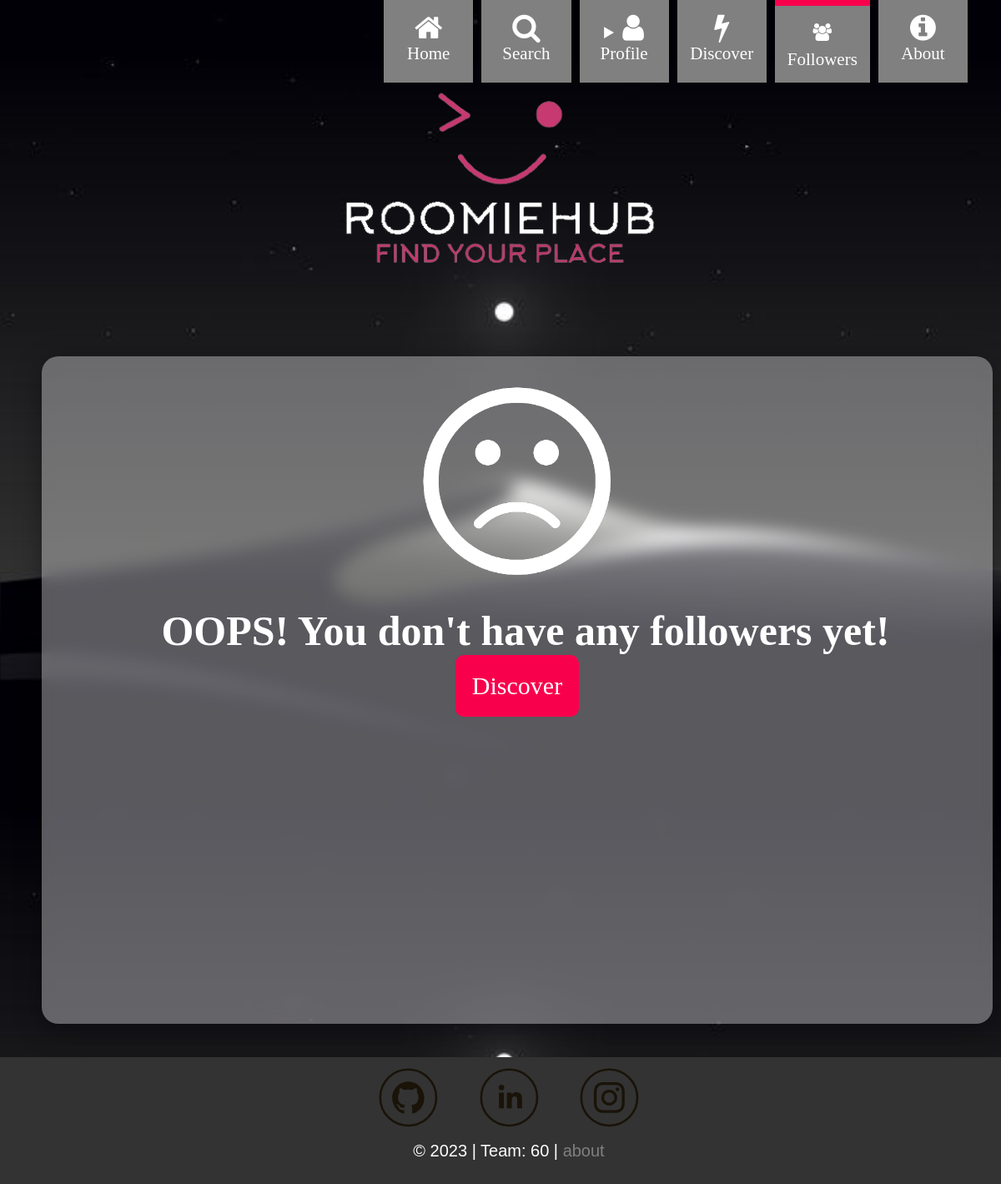
/followers (signed in), run on an earlier commit of the app's database.
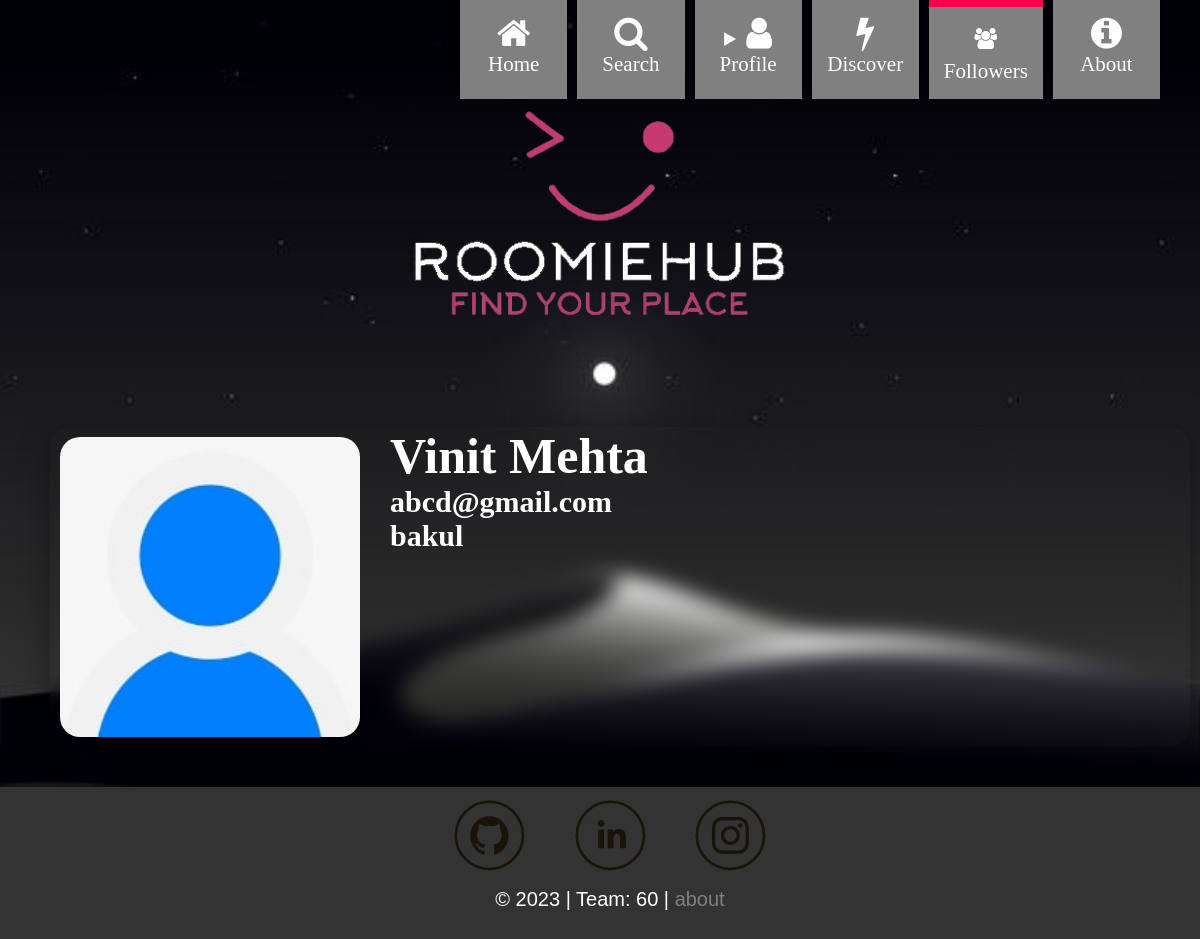
And on a later commit of the database.
### app.py (models this page shows, shortened)
class User(db.Model, UserMixin):
    id = db.Column(db.Integer, primary_key=True)
    name = db.Column(db.String(50), nullable=False)
    username = db.Column(db.String(20), unique=True, nullable=False)
    email = db.Column(db.String(120), unique=True, nullable=False)
    year = db.Column(db.String(3), nullable=False)
    course = db.Column(db.String(3), nullable=False)
    gender = db.Column(db.String(1), nullable=False)
    profile_photo = db.Column(db.String(20), nullable=False, default='default.jpg')
    have_breakfast = db.Column(db.String(1), nullable=False)
    exercise = db.Column(db.String(1), nullable=False)
    meditate = db.Column(db.String(1), nullable=False)
    intro_extro = db.Column(db.String(9), nullable=False)
    smoke = db.Column(db.String(1), nullable=False)
    drink = db.Column(db.String(1), nullable=False)
    present_hostel = db.Column(db.String(5), nullable=False)
    preferred_hostel = db.Column(db.String(5), nullable=False)
    password = db.Column(db.String(60), nullable=False)
    date_time = db.Column(db.DateTime, nullable=False, default=datetime.utcnow)
    content = db.Column(db.Text, nullable=False)
    roommate_pref1 = db.Column(db.Integer, nullable=False, default=-1)
    roommate_pref2 = db.Column(db.Integer, nullable=False, default=-1)
    roommate_pref3 = db.Column(db.Integer, nullable=False, default=-1)

### app.py (the view)
@app.route('/followers', methods=['GET', 'POST'])
def followers():
    if current_user.is_authenticated:
        list_of_followers = []
        users = User.query.all()
        for user in users:
            if current_user.id in [user.roommate_pref1, user.roommate_pref2, user.roommate_pref3]:
                list_of_followers.append(user)
        return render_template('Main-Pages/followers.html', followers = list_of_followers)
    else:
        flash('You need to first login to access that page', 'danger')
        return redirect(url_for('signInEmail'))

### app.py (called while the page is built)
@login_manager.user_loader
def load_user(user_id):
    return User.query.get(int(user_id))

### templates/Main-Pages/followers.html (shortened to what this page needs)
{% extends "Layouts/main-layout.html" %}
{% block css %}
<link rel="stylesheet" type="text/css"
href="https://cdnjs.cloudflare.com/ajax/libs/font-awesome/4.7.0/css/font-awesome.min.css">
<link rel="stylesheet" type="text/css" href="{{ url_for('static', filename='CSS/index.css') }}">
<link rel="stylesheet" type="text/css" href="{{ url_for('static', filename='CSS/followers.css') }}">
{%endblock css %}
{% block content %}
    {% if followers %}
        <div class="block">
            {% for user in followers %}
            <div class="row">
            <a href="{{ url_for('open_user_profile', username=user.username) }}" class="a-tag">
                <div class="col">
                <img src="{{ url_for('static', filename='Media/profile_pictures/' + user.profile_photo) }}" alt="" class="image">
                </div>
                <div class="col">
                <h1>{{ user.name }}</h1>
                <h2>{{ user.username }}</h2>
                <h2>{{ user.preferred_hostel }}</h2>
                </div>
            </a>
            </div>
            {% endfor %}
        </div>
    {% else %}
        <div class="oops">
            <img src="{{ url_for('static', filename='Media/oops.png') }}" alt="OOPS!">
            <h1 class="oops-h1">OOPS! You don't have any followers yet!</h1>
            <a href="{{ url_for('discover') }}">
                <div class="dis-btn">
                    Discover
                </div>
            </a>
        </div>
    {% endif %}
{% endblock content %}

### templates/Layouts/main-layout.html (shortened to what this page needs)
<!DOCTYPE html>
<html lang="en">
<head>
  <link rel="stylesheet" type="text/css" href="{{ url_for('static', filename='CSS/header-footer.css') }}">
  {% block css %}{% endblock %}
</head>
<body>
    <div class="background-image"></div>
    <div class="navi-bar-row">
      <div class="navi-bar">
        <a href="{{ url_for('home') }}">
          <div class="container-home">
            <i class="fa fa-home" style="font-size:36px"></i>
            <a class="head-css" href="{{ url_for('home') }}">Home</a>
          </div>
        </a>
        <a href="{{ url_for('search') }}">
          <div class="container-search" id="search">
            <i class="fa fa-search" style="font-size:36px"></i><br>
            <a class="head-css" href="{{ url_for('search') }}">Search</a>
          </div>
        </a>
        <a href="{{ url_for('user_info', username='') }}">
          <div class="container-profile" id="user">
            <details class="click-user">
              <summary>
                <i class="fa fa-user" style="font-size:36px"></i>
                <a class="head-css" href="{{ url_for('user_info') }}">Profile</a>
              </summary>
            </details>
          </div>
        </a>
        <a href="{{ url_for('discover') }}">
          <div class="container-discover" id="discover">
            <i class="fa fa-bolt" style="font-size:36px"></i><br>
            <a class="head-css" href="{{ url_for('discover') }}">Discover</a>
          </div>
        </a>
        <a href="{{ url_for('followers') }}">
          <div class="container-followers" id="followers" style="padding-top: 20px;">
            <i class="fa fa-users" aria-hidden="true" style="margin-bottom: 10px;"></i><br>
            <a class="head-css" href="{{ url_for('followers') }}">Followers</a>
          </div>
        </a>
        <a href="{{ url_for('about') }}">
          <div class="container-about" id="about">
            <i class="fa fa-info-circle" style="font-size:36px" style="height: 50px;"></i><br>
            <a class="head-css" href="{{ url_for('about') }}">About</a>
          </div>
        </a>
      </div>
    </div>
  <div class="logo-div">
    <img class="logo" src="{{ url_for('static', filename='Media/full_logo-no-bg.png') }}">
  </div>
  {% block content %}{% endblock %}
  <footer>
    <a class="social-link social-link--github" id="github" style="padding: 20px;" href="https://github.com/Vinit2244">
    </a>
    <a class="social-link social-link--linkedin" id="linkedin" style="padding: 20px;"
      href="https://www.linkedin.com/in/vinit-mehta-96138820a/">
    </a>
    <a class="social-link social-link--instagram" id="instagram" style="padding: 20px;"
      href="https://www.instagram.com/vinitzz._/">
    </a>
    <p style="font-family: Arial, Helvetica, sans-serif; font-size: 20px; padding-top: 10px;">
      &copy; 2023 | Team: 60 | <a href="{{ url_for('about') }}" style="color: grey;">about</a>
    </p>
  </footer>
</body>
</html>

### static/CSS/header-footer.css (style rules this page uses)
* { padding: 0px; margin: 0px; }
.background-image { position: fixed; top: 0; left: 0; width: 100%; height: 100%; background-repeat: no-repeat; background-size: contain; opacity: 0.2; z-index: -1; }
body { overflow-x: auto; }
footer { background-color: #333; color: #fff; padding: 10px; position: static; width: 100%; text-align: center; }
.social-link--linkedin { color: #2d76b0; }
.social-link--github { color: #000; }
.social-link--instagram { color: #9a2970; }
.social-link .social-svg { width: 4.8rem; height: 4.8rem; }
.container-home, .container-profile, .container-search, .container-discover, .container-about, .container-followers { background-color: grey; }

### static/CSS/index.css (style rules this page uses)
body { background-image: url('https://images.unsplash.com/photo-1494500764479-0c8f2919a3d8?ixlib=rb-4.0.3&ixid=MnwxMjA3fDB8MHxwaG90by1wYWdlfHx8fGVufDB8fHx8&auto=format&fit=crop&w=1170&q=80'); background-size: cover; }
.navi-bar { flex: 1; display: flex; flex-direction: row; position: fixed; z-index: 100; border-radius: 70%; background-color: transparent; right: 0px; margin-right: 30px; top: 0px; }
.navi-bar div { color: white; flex: 1; text-align: center; font-family: 'Times New Roman', Times, serif; font-size: 21px; padding: 10px; margin-right: 10px; padding: 15px; }
.fa, .head-css, .list-row { color: white; }
.head-css { text-decoration: none; }
.image { height: 330px; width: 600px; object-fit: cover; object-position: top; display: block; margin-left: auto; margin-right: auto; margin-bottom: none; border-radius: 30px; }
.logo { width: 600px; }
.logo-div { text-align: center; margin-top: 20px; margin-bottom: 10px; }
body { background-image: url('/static/Media/main_wp.jpg'); background-size:contain; }

### static/CSS/followers.css (style rules this page uses)
.block { display: flex; flex-direction: column; }
.row { margin-left: 50px; width: 95%; transition: transform 0.2s ease-in-out; }
.row:nth-child(odd) { display: flex; flex-direction: row; border-radius: 20px; margin-top: 10px; margin-bottom: 40px; color: white; box-shadow: 0 8px 32px 0 rgba( 0, 0, 0, 0.37); backdrop-filter: blur( 10px ) saturate(1.5); -webkit-backdrop-filter: blur( 4px ); transition: transform 0.2s ease-in-out; }
.a-tag { color: white; display: flex; flex-direction: row; }
.col { display: flex; flex-direction: column; }
.image { margin: 10px; width: 300px; height: 300px; border-radius: 20px; }
h1 { font-size: 50px; }
h2 { font-size: 30px; }
h1, h2 { padding-left: 20px; }
a { text-decoration: none; }

### templates/Main-Pages/followers.html (style rules this page uses)
.container-followers { border-top-color: #f9004d; border-top-style: solid; border-top-width: 7px; }

What changed in the data, as far as the page shows it:
now on this page (row edited): User: profile_photo (placeholder picture), name "Vinit Mehta", username "abcd@gmail.com", preferred_hostel "bakul"
Also different on the page:
text no longer shown: "OOPS! You don't have any followers yet! Discover"
